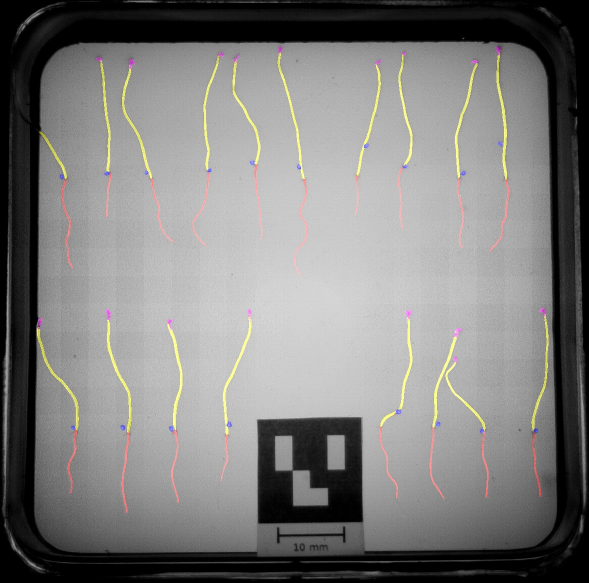
#> input picture frontend/src/assets/segmentation-new-model.jpg, 1178 x 1166 px (shown at 1/2 size); its folder holds only this picture in this run
$ python -i qr.py   (imports and definitions only)
#> lines starting #> are read from the running program, lines starting #| are printed output that depends on the picture; after the words box and inside, x2 and y2 are one past the last pixel; in counts of white or black regions, pixels touching at a corner belong together
"""
ChronoRoot: High-throughput phenotyping by deep learning reveals novel temporal parameters of plant root system architecture
Copyright (C) 2020 Nicolás Gaggion

This program is free software: you can redistribute it and/or modify
it under the terms of the GNU General Public License as published by
the Free Software Foundation, either version 3 of the License, or
(at your option) any later version.

This program is distributed in the hope that it will be useful,
but WITHOUT ANY WARRANTY; without even the implied warranty of
MERCHANTABILITY or FITNESS FOR A PARTICULAR PURPOSE.  See the
GNU General Public License for more details.

You should have received a copy of the GNU General Public License
along with this program.  If not, see <http://www.gnu.org/licenses/>.
"""

import cv2
import cv2.aruco as aruco
import numpy as np
import pathlib
import re
from pyzbar import pyzbar

def natural_key(string_):
    """See http://www.codinghorror.com/blog/archives/001018.html"""
    return [int(s) if s.isdigit() else s for s in re.split(r'(\d+)', string_)]


# [7 lines left out: function load_path, not called in this run]


def adjust_gamma(image, gamma=1.0):
    invGamma = 1.0 / gamma
    table = np.array([((i / 255.0) ** invGamma) * 255
        for i in np.arange(0, 256)]).astype("uint8")

    return np.float32(cv2.LUT(image.astype('uint8'), table))


def flat_field_correct(img=None):
    """ Performs a flat field correction in the image for reducing the intensity differences between the kernels due
        to lighting conditions.
        https://en.wikipedia.org/wiki/Flat-field_correction

    :param img: (optional) image to be processed, doesn't save the results in self.image. If not supplied, self.image
                will be processed.
    :return:
    """

    img_o = img.copy()

    num_dim = len(img_o.shape)
    if num_dim == 2:  # single channel img.
        img_o = np.expand_dims(img_o, 2)  # Add the channel dimension
    size = img_o.shape

    k_size = min(55, max(img_o.shape) // 3)  # kernel size for the median
    k_size = k_size + 1 if k_size % 2 == 0 else k_size  # Make sure it's an odd number

    n_channels = size[2]
    map = np.zeros(size)
    mean = np.zeros(n_channels)
    mat = np.zeros(size)
    for i in range(n_channels):
        map[:,:,i] = cv2.medianBlur(img_o[:,:,i], k_size)  # Estimate flat field image
        mean[i] = np.mean(img_o[:,:,i])
        mat[:,:,i] = (mean[i] / map[:,:,i])

        mat[:,:,i] = .05 + cv2.GaussianBlur(mat[:,:,i], (k_size,k_size), 1)
        img_o[:,:,i] = (img_o[:,:,i] *mat[:,:,i]).astype(np.float64)

    if num_dim == 2:  # single channel img
        img_o = np.squeeze(img_o, axis=2)  # Removes the channel dimension

    return img_o


def qr_detect(inputImage):
    inputImage = cv2.imread(inputImage, 0)
#> inputImage: shape (1166, 1178); min 0, max 252, mean 125.9
    h, w = inputImage.shape
#> h = 1166; w = 1178
    h0 = 0
    h1 = int(h//2)
#> h1 = 583
    w0 = int(w//4)
#> w0 = 294
    w1 = int(3*w0)
#> w1 = 882

    roi = inputImage[h0:h1, w0:w1]

    kernel1 = cv2.getStructuringElement(cv2.MORPH_RECT, (10,10))
    kernel2 = cv2.getStructuringElement(cv2.MORPH_RECT, (40,40))

    gamma = 1.2
    blur_re = adjust_gamma(roi, gamma).astype('uint8')

    a = flat_field_correct(blur_re)
#> after the loop in flat_field_correct, `for i in range(n_channels):`:
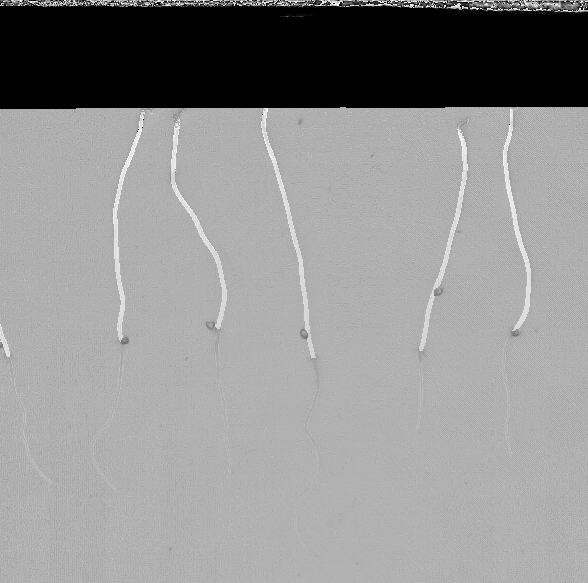
#> img_o: shape (583, 588, 1); min 0, max 255, mean 145.4
#> after the loop in flat_field_correct, `for i in range(n_channels):`:
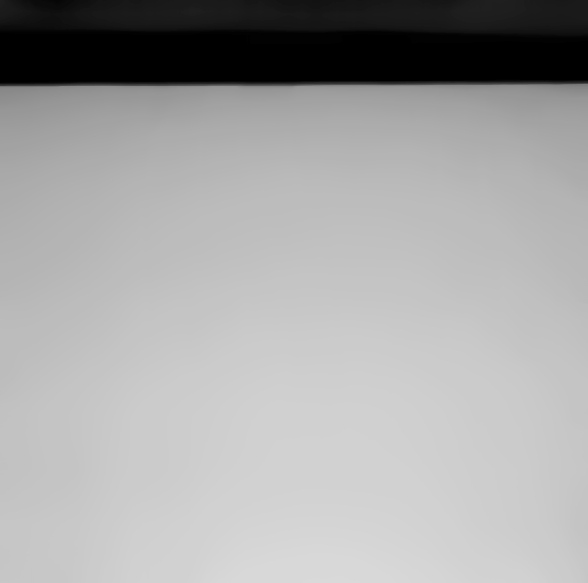
#> map: shape (583, 588, 1) float64; min 0, max 217, mean 165.6
#> after the loop in flat_field_correct, `for i in range(n_channels):`:
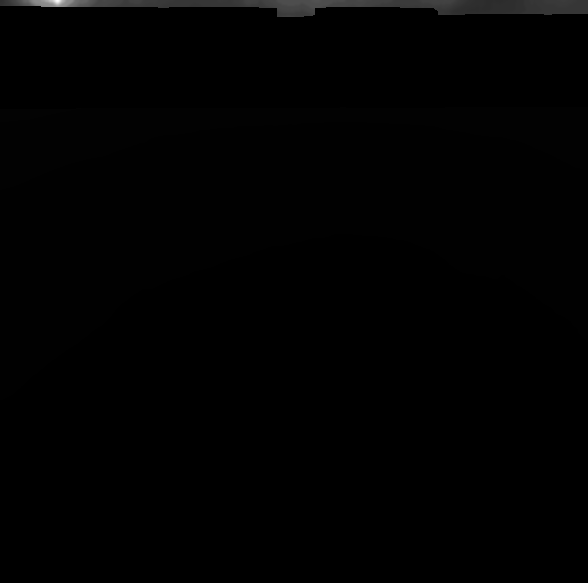
#> mat: shape (583, 588, 1) float64; 16.87% of the values are NaN or infinite; the others: min 0.818, max 27.12, mean 1.04; drawn with min black, max white, NaN and infinite black
#> after the loop in flat_field_correct, `for i in range(n_channels):`: mean = [166.7]
    th3 = 255 - cv2.threshold(a ,0,255,cv2.THRESH_BINARY+cv2.THRESH_OTSU)[1]
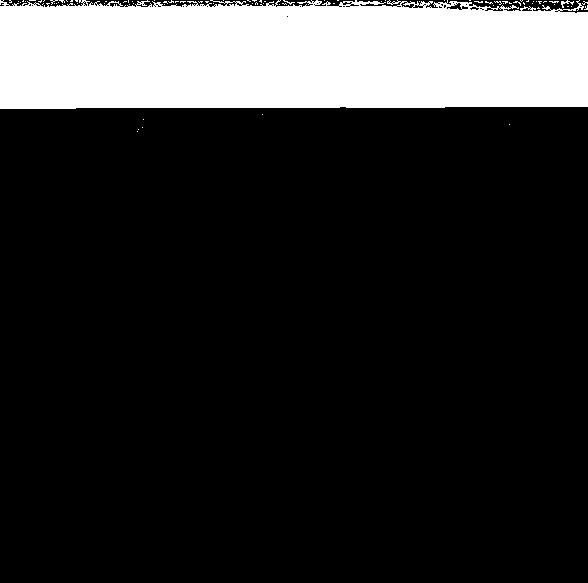
#> th3: shape (583, 588); 17.7% white; 84 white regions (82 under 20 px), largest, box (x1, y1, x2, y2) and area: (0, 0, 588, 109) 60302, (561, 0, 574, 8) 36

    cv2.erode(th3,kernel1, th3)
    cv2.dilate(th3, kernel2, th3)
    cv2.dilate(th3, kernel2, th3)
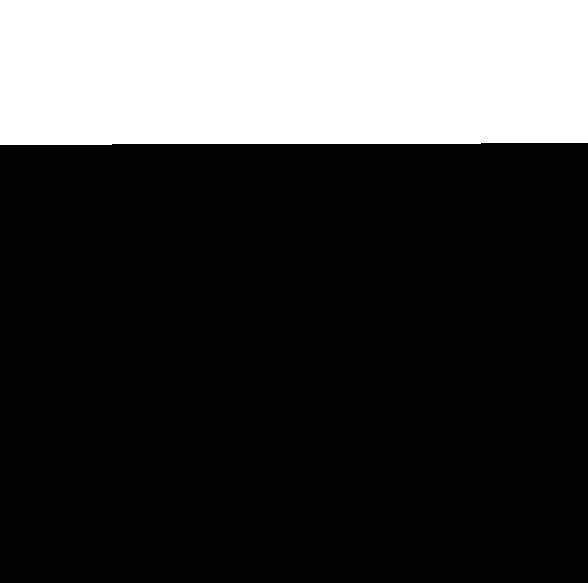
#> th3: shape (583, 588); 24.7% white; 1 white region, box (x1, y1, x2, y2) and area: (0, 0, 588, 145) 84677

    contours, hierarchy = cv2.findContours(th3, cv2.RETR_EXTERNAL, cv2.CHAIN_APPROX_SIMPLE)
#> contours = 1 item

    contour_sizes = [(cv2.contourArea(contour)) for contour in contours]
#> contour_sizes = [83946]
    contour_sizes = np.array(contour_sizes)

    index2 = np.argsort(contour_sizes)[::-1]
#> index2 = [0]
    index = contour_sizes[index2] > 4000
#> index = [True]

    data = []

    for k in index2[index]:
        x, y, w, h = cv2.boundingRect(contours[k])

        if w < 100 or h < 100:
            pass
        else:
            enmask = roi[y:y+h, x:x+w].copy()

            cv2.medianBlur(enmask, 5, enmask)

            th3aux = 255 - cv2.threshold(enmask, 0, 255, cv2.THRESH_BINARY+cv2.THRESH_OTSU)[1]
            cv2.bitwise_and(enmask, th3aux, enmask)

            for i in range(0, 75):
                gamma = 1.0 + i*0.01
                adjust = adjust_gamma(enmask, gamma).astype('uint8')

                data = pyzbar.decode(adjust)

                if len(data) > 0:
                    break

            if len(data) > 0:
                break
#> this loop made 1 pass
#> (x, y, w, h) on pass 1: (0, 0, 588, 145)
#> pass 1, in qr_detect, `th3aux = 255 - cv2.threshold(enmask, 0, 255, cv2.THRESH_BINARY+cv2.THR..`:
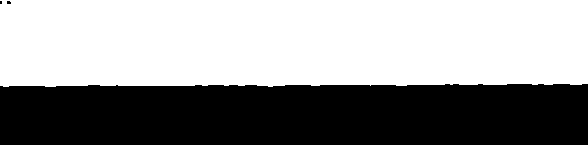
#> th3aux: shape (145, 588); 58.8% white; 3 black regions (2 under 20 px), largest, box (x1, y1, x2, y2) and area: (0, 84, 588, 145) 35080
#> after the loop:
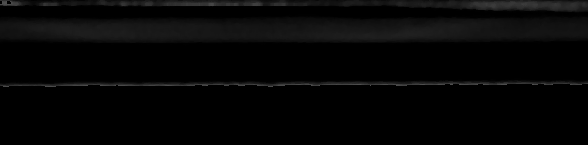
#> adjust: shape (145, 588); min 0, max 79, mean 5.8

    if len(data) > 0:
        return data
    else:
        return None


# [44 lines left out: functions get_pixel_size, aruco_detect_full, aruco_detect, aruco_get_pixel_size, check, not called in this run]

#> (the run stopped early here; a loop or call above may not have finished)

$ run again, on frontend/src/assets/calibration-helper.png
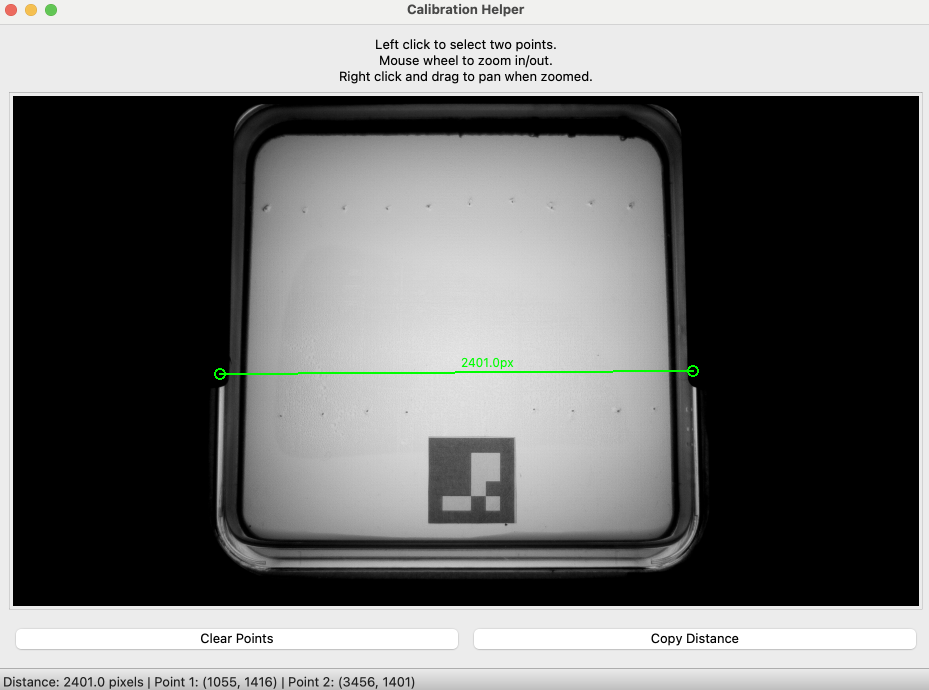
#> input picture frontend/src/assets/calibration-helper.png, 1858 x 1380 px (shown at 1/2 size)
#> after the loop in flat_field_correct, `for i in range(n_channels):`: mean = [170.1]
#> in qr_detect, `cv2.dilate(th3, kernel2, th3)`:
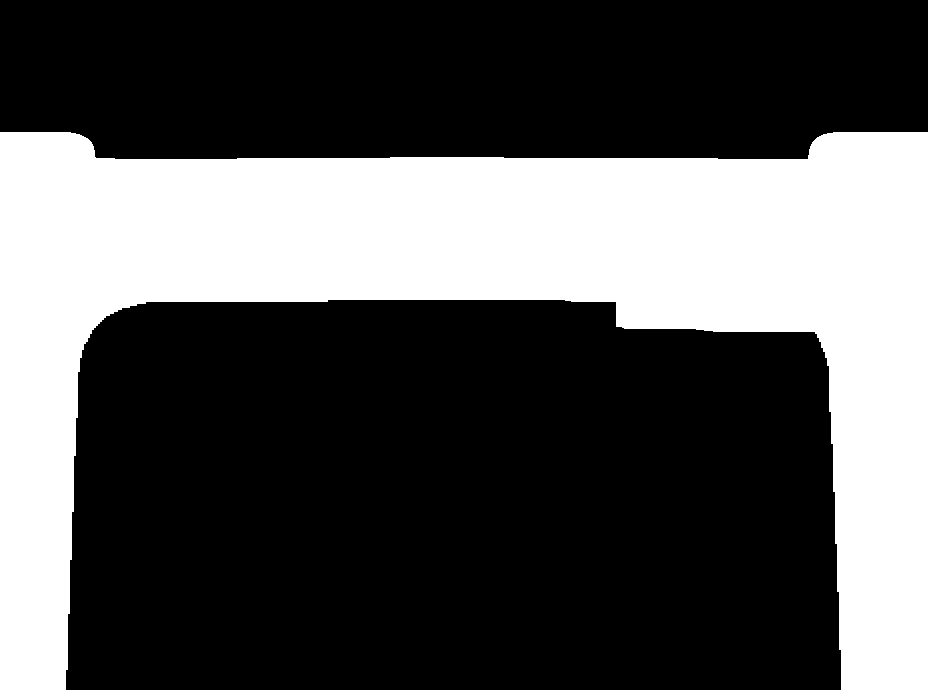
#> th3: shape (690, 928); 32.9% white; 1 white region
#> contours = 1 contour; box (x1, y1, x2, y2) and area: (0, 132, 928, 690) 208922
#> contour_sizes = [208922]
#> index2 = [0]
#> index = [True]
#> the loop in qr_detect, `for k in index2[index]:` made 1 pass
#> (x, y, w, h) on pass 1: (0, 132, 928, 558)
#> after the loop in qr_detect, `for k in index2[index]:`:
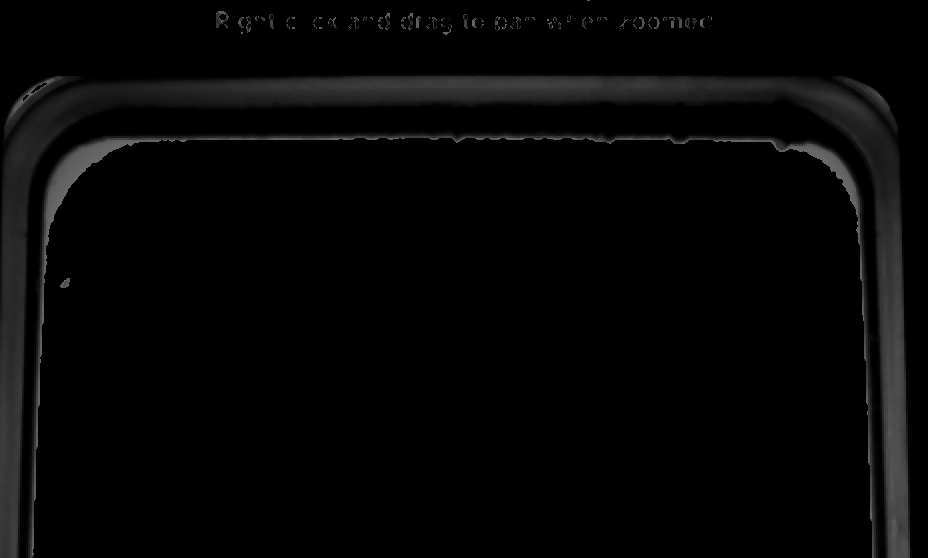
#> adjust: shape (558, 928); min 0, max 105, mean 5.6
